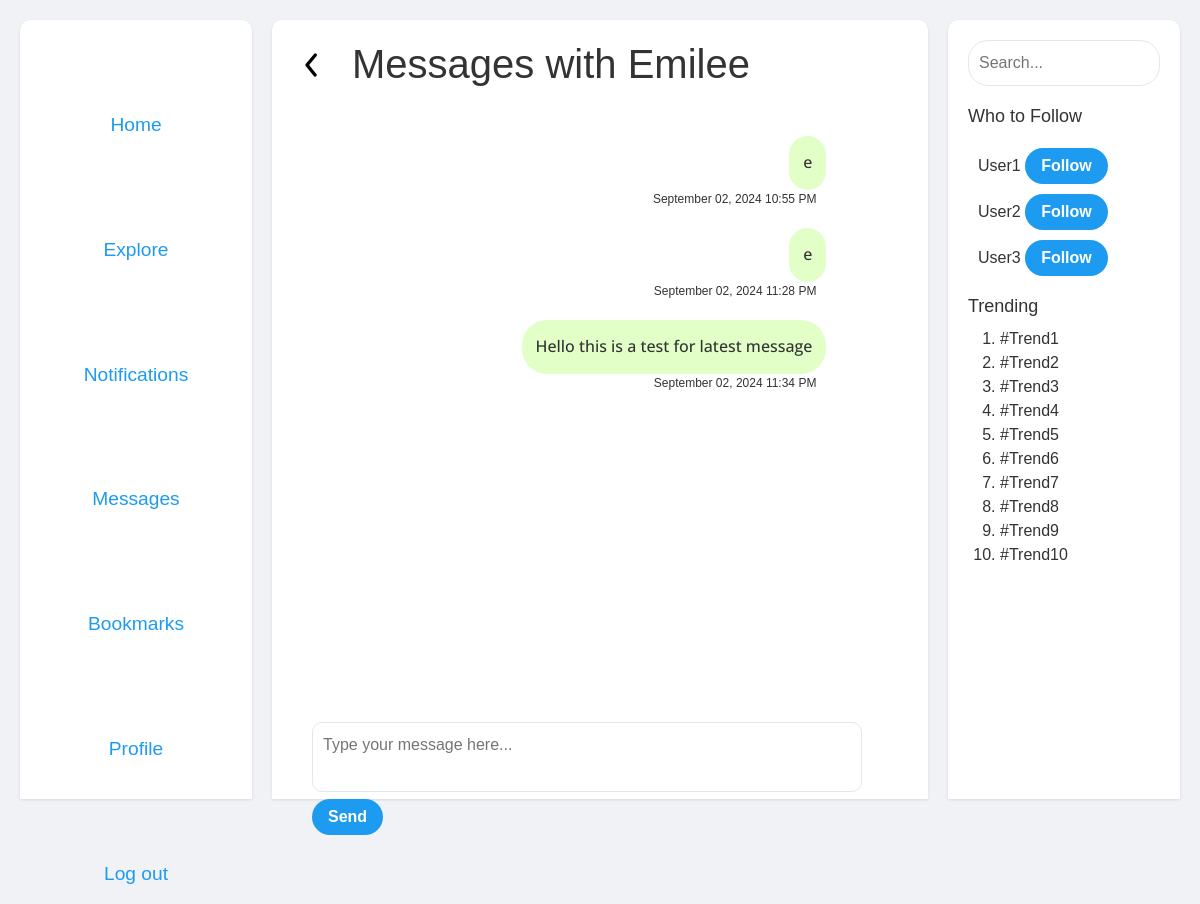
Page /messages/2 (signed in) on the earlier database version.
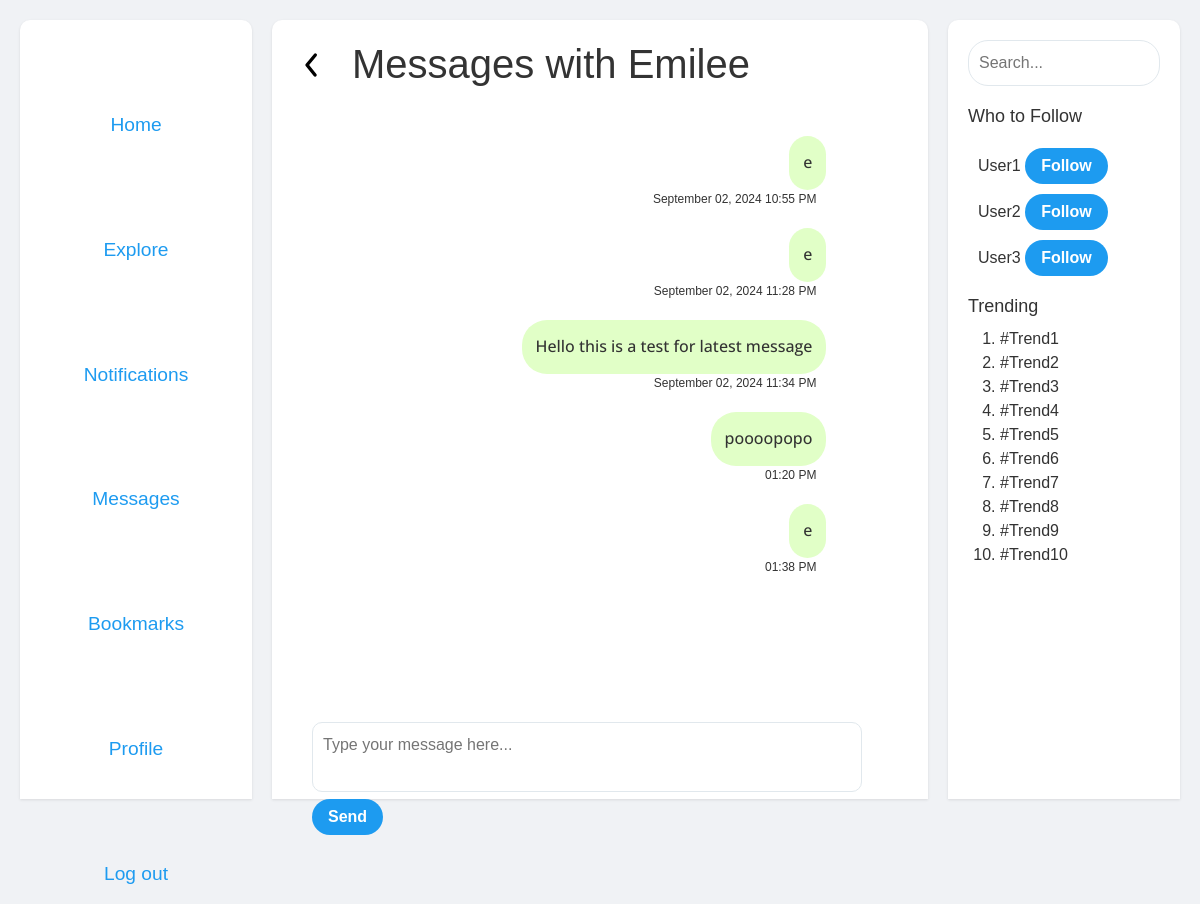
Same page on the later database version.
### tables this page shows
CREATE TABLE messages (
    sender_id INTEGER NOT NULL,      -- The ID of the sender
    receiver_id INTEGER NOT NULL,    -- The ID of the receiver
    message TEXT NOT NULL,           -- The text content of the message
    message_id INTEGER PRIMARY KEY AUTOINCREMENT -- Unique ID for each message
, timestamp TIMESTAMP DEFAULT CURRENT_TIMESTAMP);

### app.py (the view, shortened to what this page needs)
@app.route('/messages/<int:contact_id>', methods=['GET', 'POST'])
@login_required
def messages(contact_id):
    if 'user_id' not in session:
        return redirect(url_for('login'))
    user_id = session['user_id']
    messages = db.execute('''
        SELECT * FROM messages
        WHERE (sender_id = ? AND receiver_id = ?) OR (sender_id = ? AND receiver_id = ?)
        ORDER BY timestamp
    ''', int(user_id), int(contact_id), int(contact_id), int(user_id))
    contact1 = db.execute('SELECT username FROM users WHERE id = ?', (user_id,))
    contact2 = db.execute('SELECT username FROM users WHERE id = ?', (contact_id,))
    return render_template('messages.html', messages=messages, contact1=contact1[0]['username'], contact2=contact2[0]['username'], contact_me=contact_id)

### helpers.py (called while the page is built)
def login_required(f):
    @wraps(f)
    def decorated_function(*args, **kwargs):
        if session.get("user_id") is None:
            return redirect("/login")
        return f(*args, **kwargs)
    return decorated_function

def format_timestamp(timestamp):
    spain_tz = pytz.timezone('Europe/Madrid')
    if isinstance(timestamp, str):
        try:
            timestamp = datetime.fromisoformat(timestamp)  # Adjust if your string format is different
        except ValueError:
            return "Invalid date"  # Handle the error as appropriate
    if timestamp.tzinfo is None:
        timestamp = spain_tz.localize(timestamp)
    else:
        timestamp = timestamp.astimezone(spain_tz)
    now = datetime.now(spain_tz)
    is_today = timestamp.date() == now.date()
    if is_today:
        return timestamp.strftime('%I:%M %p')  # 12-hour format without seconds
    else:
        return timestamp.strftime('%B %d, %Y %I:%M %p')  # Full month name, day, and year

### templates/messages.html (shortened to what this page needs)
{% extends "layout.html" %}
{% block main %}
<div class="messages-header">
    <a href="/contacts"><img class="backwards-arrow" src="http://127.0.0.1:5000/static/images/arrow-ios-back.svg" alt="Back to main"></a>
    <h1>Messages with {{ contact2 }}</h1>
</div>
<div class="messages-container" id="messages-container">
    <div class="messages">
        {% for message in messages %}
            <div class="{{ 'message-sent' if message.sender_id == session['user_id'] else 'message-received' }}">
                <p>{{ message.message }}</p>
            </div>
            <span class="{{ 'message-sent1' if message.sender_id == session['user_id'] else 'message-received1' }}">
                {{ message.timestamp | format_timestamp }}
            </span>
        {% endfor %}
    </div>
    <form id="message-form" action="/messages/{{ contact_me }}" method="post">
        <textarea autofocus id="message-textarea" name="message" placeholder="Type your message here..."></textarea>
        <button type="submit" class="button">Send</button>
    </form>
</div>
{% endblock %}

Differences in the rows shown:
added messages: message "poooopopo", timestamp "01:20 PM"
added messages: message "e", timestamp "01:38 PM"
